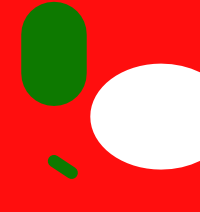
#> input picture test_drawing2.png, 200 x 212 px
$ python make_subdiv_from_image.py test_drawing2.png out.png
#> lines starting #> are read from the running program, lines starting #| are printed output that depends on the picture
"""
What this whole experiment was working up to.
The intent:
Given an image, and a threshold of intensity,
continue subdividing while regions contain more than one intensity.
"""
import json
import sys


def convert_region(region, threshold):
    """Given a pil image region,
    if it can be subdivided, and the intensity extrema > threshold,
        then convert the subdivisions
    or return an empty region"""
    width, height = region.size
    if width > 1 and height > 1:
        a, b = region.getextrema()
        print(repr(a), repr(b))
        if abs(a - b) >= threshold:
            #subdivide and convert each - using region.crop
            hwidth = width / 2
            hheight = height / 2
            return [
                convert_region(region.crop([0, 0, hwidth, hheight]), threshold),
                convert_region(region.crop([hwidth, 0, width, hheight]), threshold),
                convert_region(region.crop([0, hheight, hwidth, height]), threshold),
                convert_region(region.crop([hwidth, hheight, width, height]), threshold)
            ]
    return []


def convert_image(image_data, threshold):
    return convert_region(image_data, threshold)


def main():
    image_filename, subdiv_output_filename = sys.argv[1:]
    #Greyscale differences of less than 20 will be ignored
    threshold = 2
    #Note - we use intensity - so convert to greyscale first.
    from PIL import Image
    image_data = Image.open(image_filename).convert("L")
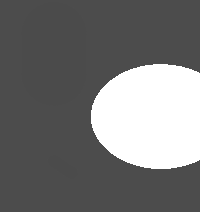
#> image_data: PIL image 200x212 L; min 75, max 255, mean 116.5
    subdiv_data = convert_image(image_data, threshold)
#> in convert_region, `a, b = region.getextrema()`: a = 75; b = 255
#| 75 255
#| 75 255
#| 75 76
#| 75 77
#| 75 77
#| 75 76
#| 75 77
#| 75 76
#| 76 76
#| 75 75
#| 75 77
#| 75 76
#| 75 77
#| 76 77
#| 75 76
#| 75 75
#| 75 75
#| 75 75
#| 75 75
#| 75 77
#| 75 76
#| 76 76
#| 75 77
#| 75 76
#| 75 77
#| 76 76
#| 76 76
#| 75 77
#| 75 77
#| 76 76
#| 75 75
#> subdiv_data = 4 items
    with open(subdiv_output_filename, "w") as fd:
        json.dump(subdiv_data, fd)


if __name__ == "__main__":
    main()
